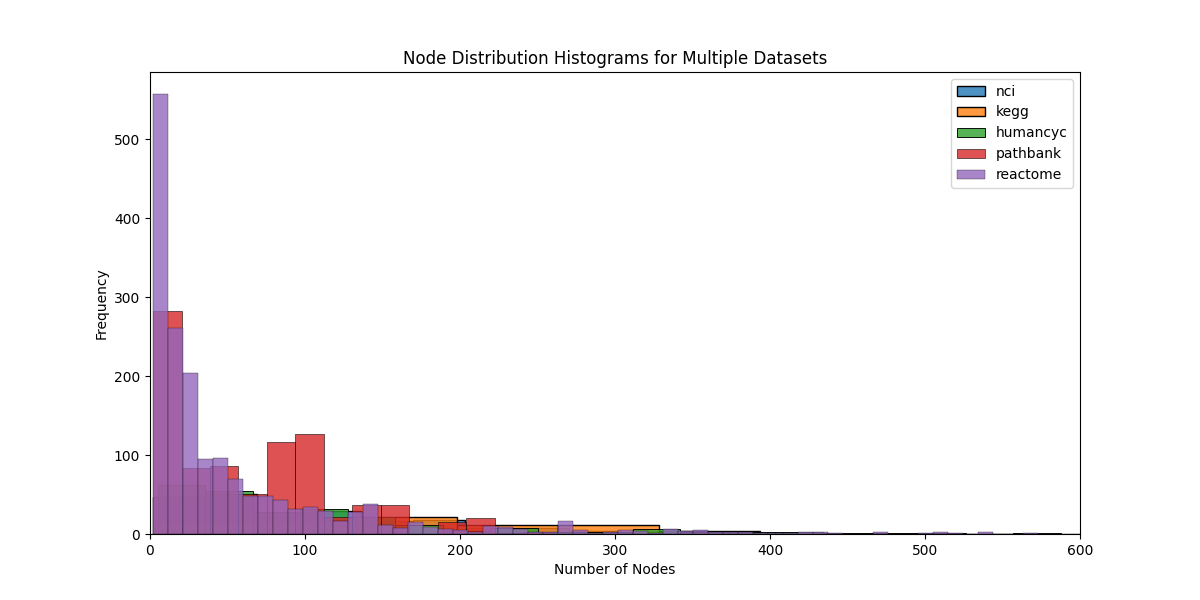

The script that saved this image:
import networkx as nx
import matplotlib.pyplot as plt
import seaborn as sns
import os

# List of dataset names
dataset_names = ["nci", "kegg", "humancyc", "pathbank", "reactome"]

# Initialize a figure
plt.figure(figsize=(12, 6))

# Loop through each dataset
for dataset_name in dataset_names:
    data_dir = f"{dataset_name}/data"
    
    # Check if the 'data' directory exists for the current dataset
    if os.path.exists(data_dir):
        edge_counts = []

        # Loop through graph numbers (subdirectories)
        for graph_num_dir in os.listdir(data_dir):
            graph_num = int(graph_num_dir)
            
            # Define the path to the edge list file
            edge_list_path = os.path.join(data_dir, graph_num_dir, f"{graph_num}.edges")

            # Check if the file exists
            if os.path.exists(edge_list_path):
                # Read the edge list and create a graph
                G = nx.read_edgelist(edge_list_path)

                # Append the number of edges to the list
                edge_counts.append(len(G.nodes()))

        # Plot the histogram for the current dataset
        sns.histplot(edge_counts, label=dataset_name, alpha=0.8, kde=False)

# Set plot labels and title
plt.xlim(0, 600)
plt.xlabel("Number of Nodes")
plt.ylabel("Frequency")
plt.title("Node Distribution Histograms for Multiple Datasets")

# Show a legend
plt.legend()
plt.savefig("node_histograms.png")

# Show the plot
plt.show()
